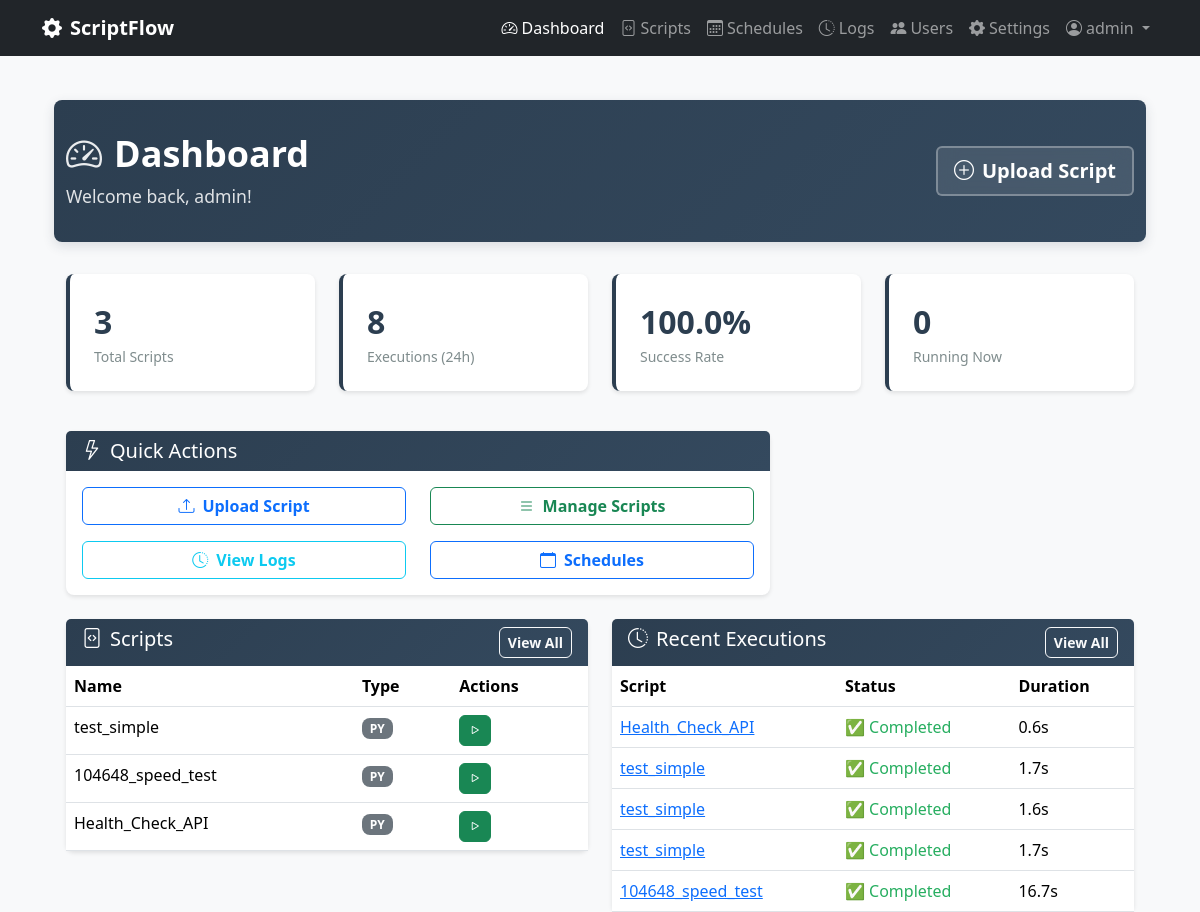
The app's page /dashboard (signed in) with its own data.
### scriptflow.py (models this page shows, shortened)
class User(UserMixin, db.Model):
    __tablename__ = 'users'
    id = db.Column(db.Integer, primary_key=True)
    username = db.Column(db.String(80), unique=True, nullable=False)
    email = db.Column(db.String(120), unique=True, nullable=False)
    password_hash = db.Column(db.String(255), nullable=False)
    is_admin = db.Column(db.Boolean, default=False, nullable=False)
    can_view_all_data = db.Column(db.Boolean, default=False, nullable=False)
    created_at = db.Column(db.DateTime, default=datetime.now)
    last_login = db.Column(db.DateTime)

class Script(db.Model):
    __tablename__ = 'scripts'
    id = db.Column(db.Integer, primary_key=True)
    name = db.Column(db.String(100), nullable=False)
    description = db.Column(db.Text)
    filename = db.Column(db.String(255), nullable=False)
    file_path = db.Column(db.String(500), nullable=False)
    script_type = db.Column(db.String(10), nullable=False)  # 'py' or 'bat'
    file_size = db.Column(db.Integer)
    created_at = db.Column(db.DateTime, default=datetime.now)
    updated_at = db.Column(db.DateTime, default=datetime.now, onupdate=datetime.now)
    is_active = db.Column(db.Boolean, default=True)
    user_id = db.Column(db.Integer, db.ForeignKey('users.id'), nullable=False)

class Execution(db.Model):
    __tablename__ = 'executions'
    id = db.Column(db.Integer, primary_key=True)
    started_at = db.Column(db.DateTime, default=datetime.now, nullable=False)
    completed_at = db.Column(db.DateTime)
    status = db.Column(db.String(20), default='pending', nullable=False)  # pending, running, completed, failed, timeout
    exit_code = db.Column(db.Integer)
    stdout = db.Column(db.Text)
    stderr = db.Column(db.Text)
    duration_seconds = db.Column(db.Float)
    trigger_type = db.Column(db.String(20), default='manual', nullable=False)  # manual, scheduled, api
    script_id = db.Column(db.Integer, db.ForeignKey('scripts.id'), nullable=False)
    user_id = db.Column(db.Integer, db.ForeignKey('users.id'), nullable=False)
    script = db.relationship('Script', backref='executions')
    @property
    def formatted_duration(self):
        if not self.duration_seconds:
            return "N/A"
        if self.duration_seconds < 60:
            return f"{self.duration_seconds:.1f}s"
        else:
            minutes = int(self.duration_seconds // 60)
            seconds = int(self.duration_seconds % 60)
            return f"{minutes}m {seconds}s"
    @property
    def status_icon(self):
        icons = {
            'pending': '⏳',
            'running': '🔄',  # Emoji simples que funciona bem
            'completed': '✅',
            'failed': '❌',
            'timeout': '⏰',
            'cancelled': '🛑'
        }
        return icons.get(self.status, '❓')
    @property
    def status_color(self):
        colors = {
            'pending': 'secondary',
            'running': 'running',  # Usar classe CSS personalizada com animação
            'completed': 'success',
            'failed': 'danger',
            'timeout': 'warning',
            'cancelled': 'danger'
        }
        return colors.get(self.status, 'secondary')

### scriptflow.py (the view)
@app.route('/dashboard')
@login_required
def dashboard():
    scripts_query = Script.query.filter_by(is_active=True)
    user_scripts = apply_user_data_filter(scripts_query).all()
    executions_query = Execution.query
    recent_executions = apply_user_data_filter(executions_query)\
        .order_by(Execution.started_at.desc())\
        .limit(5).all()
    total_scripts = len(user_scripts)
    executions_24h_query = Execution.query.filter(
        Execution.started_at >= datetime.now() - timedelta(days=1)
    )
    executions_24h = apply_user_data_filter(executions_24h_query).count()
    successful_24h_query = Execution.query.filter(
        Execution.started_at >= datetime.now() - timedelta(days=1),
        Execution.status == 'completed',
        Execution.exit_code == 0
    )
    successful_24h = apply_user_data_filter(successful_24h_query).count()
    success_rate = round((successful_24h / executions_24h * 100) if executions_24h > 0 else 100, 1)
    stats = {
        'total_scripts': total_scripts,
        'executions_24h': executions_24h,
        'success_rate_24h': success_rate,
        'running_count': len(running_processes)
    }
    return render_template('dashboard.html',
                         scripts=user_scripts,
                         recent_executions=recent_executions,
                         stats=stats)

### templates/dashboard.html (shortened to what this page needs)
{% extends "base.html" %}
{% block content %}
<div class="container-fluid">
    <div class="page-header">
        <div class="container">
            <div class="row align-items-center">
                <div class="col">
                    <h1>
                        <i class="bi bi-speedometer2"></i>Dashboard
                    </h1>
                    <p>Welcome back, {{ current_user.username }}!</p>
                </div>
                <div class="col-auto">
                    <a href="{{ url_for('upload_script') }}" class="btn btn-lg">
                        <i class="bi bi-plus-circle me-2"></i>Upload Script
                    </a>
                </div>
            </div>
        </div>
    </div>
    <div class="container">
        <div class="row mb-4">
            <div class="col-md-3 mb-3">
                <div class="stats-card">
                    <p class="stats-number">{{ stats.total_scripts }}</p>
                    <p class="stats-label">Total Scripts</p>
                </div>
            </div>
            <div class="col-md-3 mb-3">
                <div class="stats-card">
                    <p class="stats-number">{{ stats.executions_24h }}</p>
                    <p class="stats-label">Executions (24h)</p>
                </div>
            </div>
            <div class="col-md-3 mb-3">
                <div class="stats-card">
                    <p class="stats-number">{{ stats.success_rate_24h }}%</p>
                    <p class="stats-label">Success Rate</p>
                </div>
            </div>
            <div class="col-md-3 mb-3">
                <div class="stats-card">
                    <p class="stats-number">{{ stats.running_count }}</p>
                    <p class="stats-label">Running Now</p>
                </div>
            </div>
        </div>
        <div class="row mb-4">
            <div class="col-md-8">
                <div class="card">
                    <div class="card-header bg-primary text-white">
                        <h5 class="mb-0"><i class="bi bi-lightning me-2"></i>Quick Actions</h5>
                    </div>
                    <div class="card-body">
                        <div class="row">
                            <div class="col-md-6 mb-3">
                                <a href="{{ url_for('upload_script') }}" class="btn btn-outline-primary w-100">
                                    <i class="bi bi-upload me-2"></i>Upload Script
                                </a>
                            </div>
                            <div class="col-md-6 mb-3">
                                <a href="{{ url_for('scripts') }}" class="btn btn-outline-success w-100">
                                    <i class="bi bi-list me-2"></i>Manage Scripts
                                </a>
                            </div>
                            <div class="col-md-6">
                                <a href="{{ url_for('logs') }}" class="btn btn-outline-info w-100">
                                    <i class="bi bi-clock-history me-2"></i>View Logs
                                </a>
                            </div>
                            <div class="col-md-6">
                                <a href="{{ url_for('schedules') }}" class="btn btn-outline-primary w-100">
                                    <i class="bi bi-calendar me-2"></i>Schedules
                                </a>
                            </div>
                        </div>
                    </div>
                </div>
            </div>
        </div>
        <div class="row">
            <div class="col-md-6">
                <div class="card">
                    <div class="card-header bg-primary text-white d-flex justify-content-between">
                        <h5 class="mb-0"><i class="bi bi-file-code me-2"></i>Scripts</h5>
                        <a href="{{ url_for('scripts') }}" class="btn btn-sm btn-outline-light">View All</a>
                    </div>
                    <div class="card-body p-0">
                        {% if scripts %}
                            <div class="table-responsive">
                                <table class="table table-hover mb-0">
                                    <thead>
                                        <tr>
                                            <th>Name</th>
                                            <th>Type</th>
                                            <th>Actions</th>
                                        </tr>
                                    </thead>
                                    <tbody>
                                        {% for script in scripts[:5] %}
                                        <tr>
                                            <td>{{ script.name }}</td>
                                            <td><span class="badge bg-secondary">{{ script.script_type.upper() }}</span></td>
                                            <td>
                                                <form method="POST" action="{{ url_for('execute_script', script_id=script.id) }}" class="d-inline">
                                                    <button type="submit" class="btn btn-sm btn-success" title="Execute">
                                                        <i class="bi bi-play"></i>
                                                    </button>
                                                </form>
                                            </td>
                                        </tr>
                                        {% endfor %}
                                    </tbody>
                                </table>
                            </div>
                        {% else %}
                            <div class="p-4 text-center">
                                <i class="bi bi-file-code text-muted" style="font-size: 3rem;"></i>
                                <p class="text-muted mt-2">No scripts yet</p>
                                <a href="{{ url_for('upload_script') }}" class="btn btn-primary">Upload First Script</a>
                            </div>
                        {% endif %}
                    </div>
                </div>
            </div>
            <div class="col-md-6">
                <div class="card">
                    <div class="card-header bg-primary text-white d-flex justify-content-between">
                        <h5 class="mb-0"><i class="bi bi-clock-history me-2"></i>Recent Executions</h5>
                        <a href="{{ url_for('logs') }}" class="btn btn-sm btn-outline-light">View All</a>
                    </div>
                    <div class="card-body p-0">
                        {% if recent_executions %}
                            <div class="table-responsive">
                                <table class="table table-hover mb-0">
                                    <thead>
                                        <tr>
                                            <th>Script</th>
                                            <th>Status</th>
                                            <th>Duration</th>
                                        </tr>
                                    </thead>
                                    <tbody>
                                        {% for execution in recent_executions %}
                                        <tr>
                                            <td>
                                                <a href="{{ url_for('view_execution', execution_id=execution.id) }}">
                                                    {{ execution.script.name if execution.script else 'Unknown' }}
                                                </a>
                                            </td>
                                            <td>
                                                <span class="status-{{ execution.status_color }}">
                                                    {{ execution.status_icon }} {{ execution.status|title }}
                                                </span>
                                            </td>
                                            <td>{{ execution.formatted_duration }}</td>
                                        </tr>
                                        {% endfor %}
                                    </tbody>
                                </table>
                            </div>
                        {% else %}
                            <div class="p-4 text-center">
                                <i class="bi bi-clock-history text-muted" style="font-size: 3rem;"></i>
                                <p class="text-muted mt-2">No executions yet</p>
                            </div>
                        {% endif %}
                    </div>
                </div>
            </div>
        </div>
    </div>
</div>
{% endblock %}

### templates/base.html (shortened to what this page needs)
<!DOCTYPE html>
<html lang="en">
<head>
    <link href="https://cdn.jsdelivr.net/npm/bootstrap@5.3.2/dist/css/bootstrap.min.css" rel="stylesheet">
    <link href="https://cdn.jsdelivr.net/npm/bootstrap-icons@1.11.0/font/bootstrap-icons.css" rel="stylesheet">
    <link href="{{ url_for('static', filename='css/app.css') }}" rel="stylesheet">
</head>
<body{% block body_class %}{% endblock %}>
    <nav class="navbar navbar-expand-lg navbar-dark bg-dark fixed-top">
        <div class="container">
            <a class="navbar-brand" href="{{ url_for('dashboard') }}">
                <i class="bi bi-gear-fill me-2"></i>ScriptFlow
            </a>
            <div class="navbar-nav ms-auto">
                <a class="nav-link{% if request.endpoint == 'dashboard' %} active{% endif %}" href="{{ url_for('dashboard') }}">
                    <i class="bi bi-speedometer2 me-1"></i>Dashboard
                </a>
                <a class="nav-link{% if request.endpoint in ['scripts', 'upload_script', 'edit_script', 'view_script'] %} active{% endif %}" href="{{ url_for('scripts') }}">
                    <i class="bi bi-file-code me-1"></i>Scripts
                </a>
                <a class="nav-link{% if request.endpoint in ['schedules', 'create_schedule', 'edit_schedule'] %} active{% endif %}" href="{{ url_for('schedules') }}">
                    <i class="bi bi-calendar3 me-1"></i>Schedules
                </a>
                <a class="nav-link{% if request.endpoint in ['logs', 'view_execution'] %} active{% endif %}" href="{{ url_for('logs') }}">
                    <i class="bi bi-clock-history me-1"></i>Logs
                </a>
                {% if current_user.is_admin %}
                <a class="nav-link{% if request.endpoint in ['manage_users', 'create_user', 'edit_user'] %} active{% endif %}" href="{{ url_for('manage_users') }}">
                    <i class="bi bi-people-fill me-1"></i>Users
                </a>
                {% endif %}
                <a class="nav-link{% if request.endpoint in ['settings', 'python_settings', 'terminal'] %} active{% endif %}" href="{{ url_for('settings') }}">
                    <i class="bi bi-gear-fill me-1"></i>Settings
                </a>
                <div class="nav-item dropdown">
                    <a class="nav-link dropdown-toggle" href="#" role="button" data-bs-toggle="dropdown">
                        <i class="bi bi-person-circle me-1"></i>{{ current_user.username }}
                    </a>
                </div>
            </div>
        </div>
    </nav>
    <main class="container mt-4">
        {% block content %}{% endblock %}
    </main>
</body>
</html>

### records on screen
User: username "admin"
Script: name "test_simple", script_type "PY"
Script: name "104648_speed_test", script_type "PY"
Script: name "Health_Check_API", script_type "PY"
Execution: script "Health_Check_API", status_icon "✅", status "Completed", formatted_duration "0.6s"
Execution: script "test_simple", status_icon "✅", status "Completed", formatted_duration "1.7s"
Execution: script "test_simple", status_icon "✅", status "Completed", formatted_duration "1.6s"
Execution: script "test_simple", status_icon "✅", status "Completed", formatted_duration "1.7s"
Execution: script "104648_speed_test", status_icon "✅", status "Completed", formatted_duration "16.7s"

### other values on screen
{{ stats.total_scripts }} "3"
{{ stats.executions_24h }} "8"
{{ stats.success_rate_24h }} "100.0"
{{ stats.running_count }} "0"
